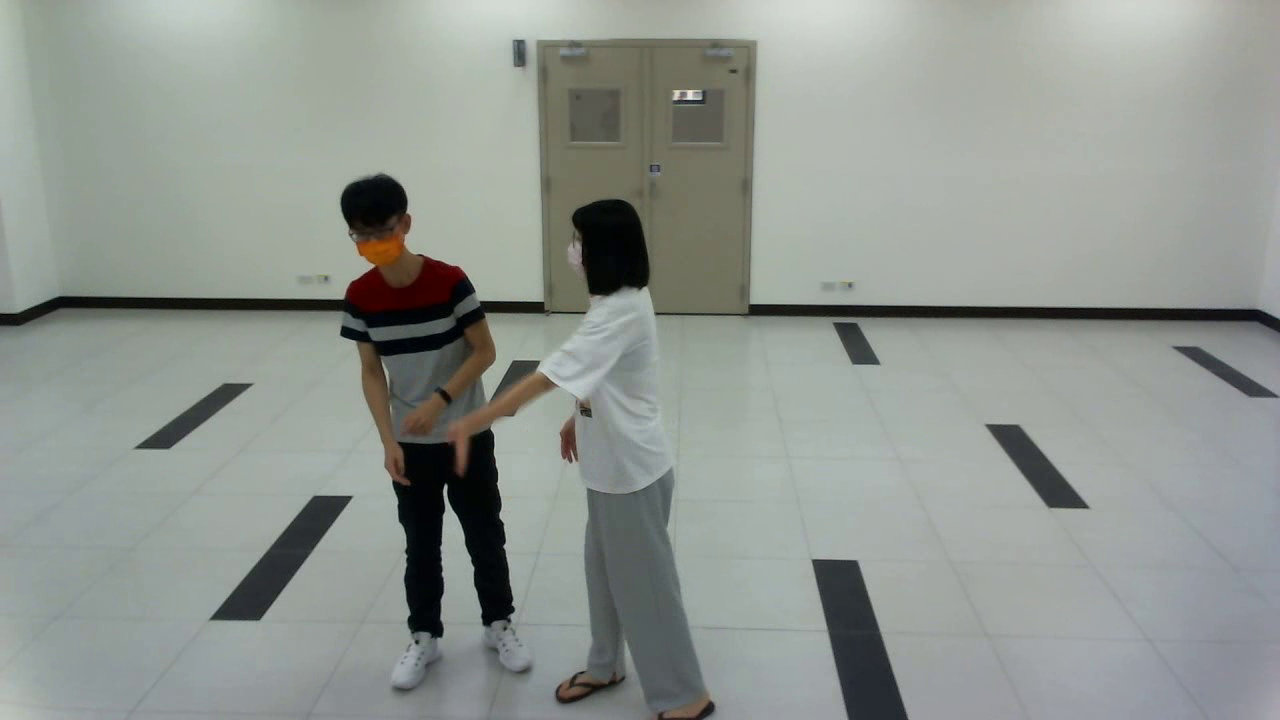
#> input picture frame 21 of Draw_pic/mp4/13.mp4, 1280 x 720 px, given in place of 5.mp4, which was not available
$ python check_frame.py
#> lines starting #> are read from the running program, lines starting #| are printed output that depends on the picture; after the words box and inside, x2 and y2 are one past the last pixel; in counts of white or black regions, pixels touching at a corner belong together
import cv2
import os


action = "shake"
filename = "5"

# 上一層資料夾
previous_folder = os.path.abspath(os.path.dirname(os.getcwd()))

# 原始影片
folder = previous_folder + "/Violence_data/video_daily/" + action + "/"

path = folder + filename + ".mp4"


current_frame = 0
cap = cv2.VideoCapture(path)
while True:
    ret, frame = cap.read()
#> frame is the input picture: shape (720, 1280, 3); mean B, G, R 143.8, 149.5, 143.7
    if ret == True:
        current_frame += 1

        cv2.putText(
            frame,
            "Frame: {}".format(current_frame),
            (40, 120),
            cv2.FONT_HERSHEY_COMPLEX,
            1,
            (0, 0, 255),
        )
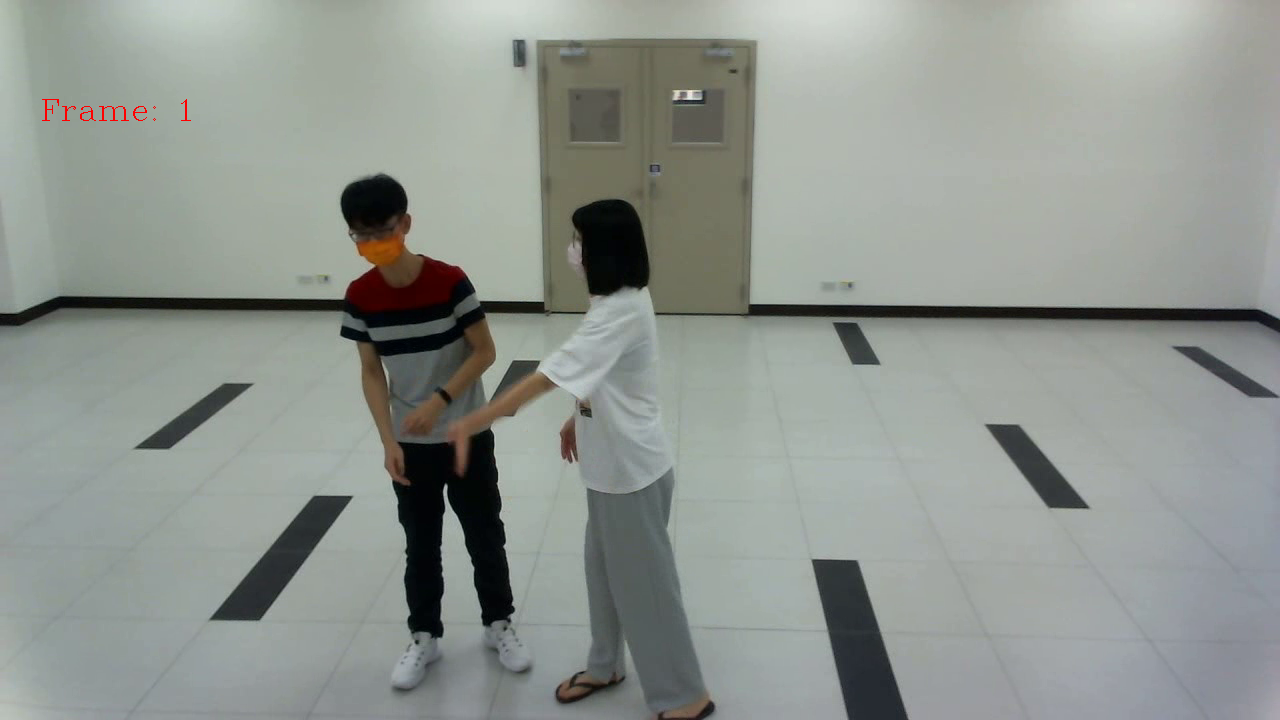
#> frame: shape (720, 1280, 3); 0.05% of pixels changed, all inside (x1, y1, x2, y2) = (42, 99, 191, 121)

        cv2.imshow(path, frame)

        key = cv2.waitKey(0)
#> (key q is pressed here)

        if key == ord("q"):
            break
    else:
        break

cap.release()
cv2.destroyAllWindows()

$ run again, starting later in the video
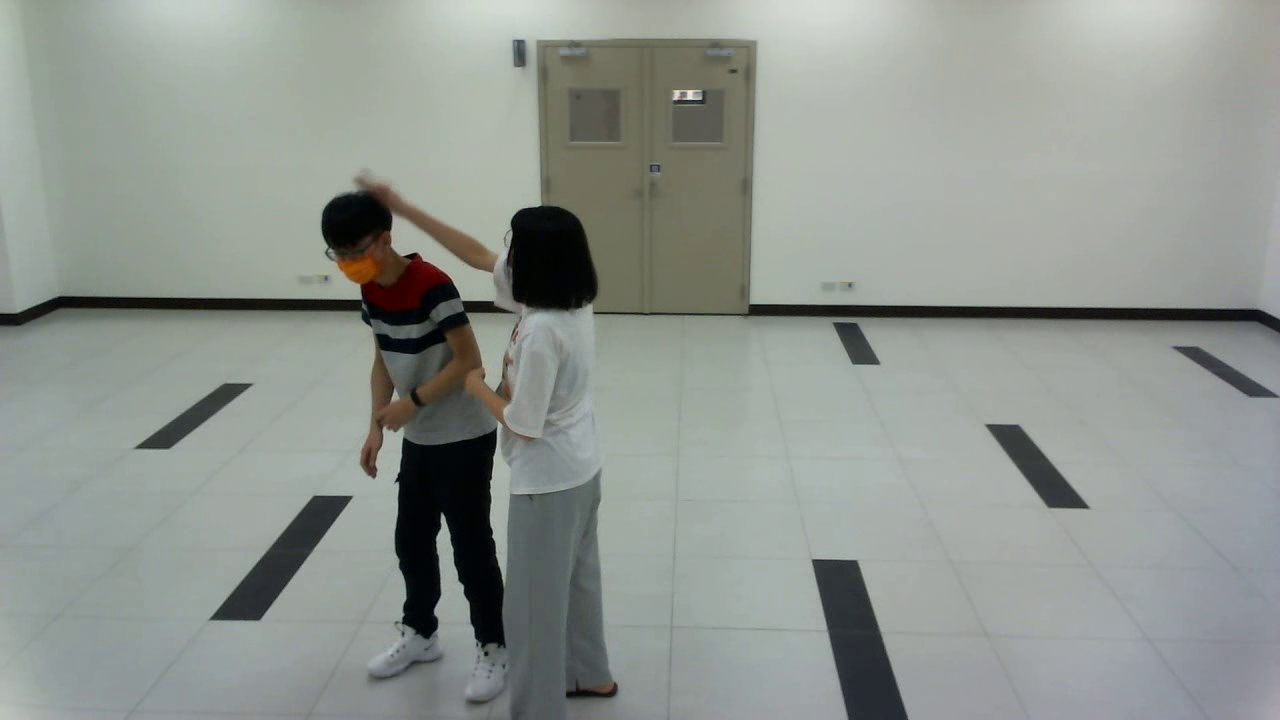
#> input picture frame 95 of Draw_pic/mp4/13.mp4, 1280 x 720 px, given in place of 5.mp4, which was not available
#> frame is the input picture: shape (720, 1280, 3); mean B, G, R 143.1, 148.8, 143
#> `cv2.putText( frame, "Frame: {}".format(current_frame), (40, 120), cv2...`:
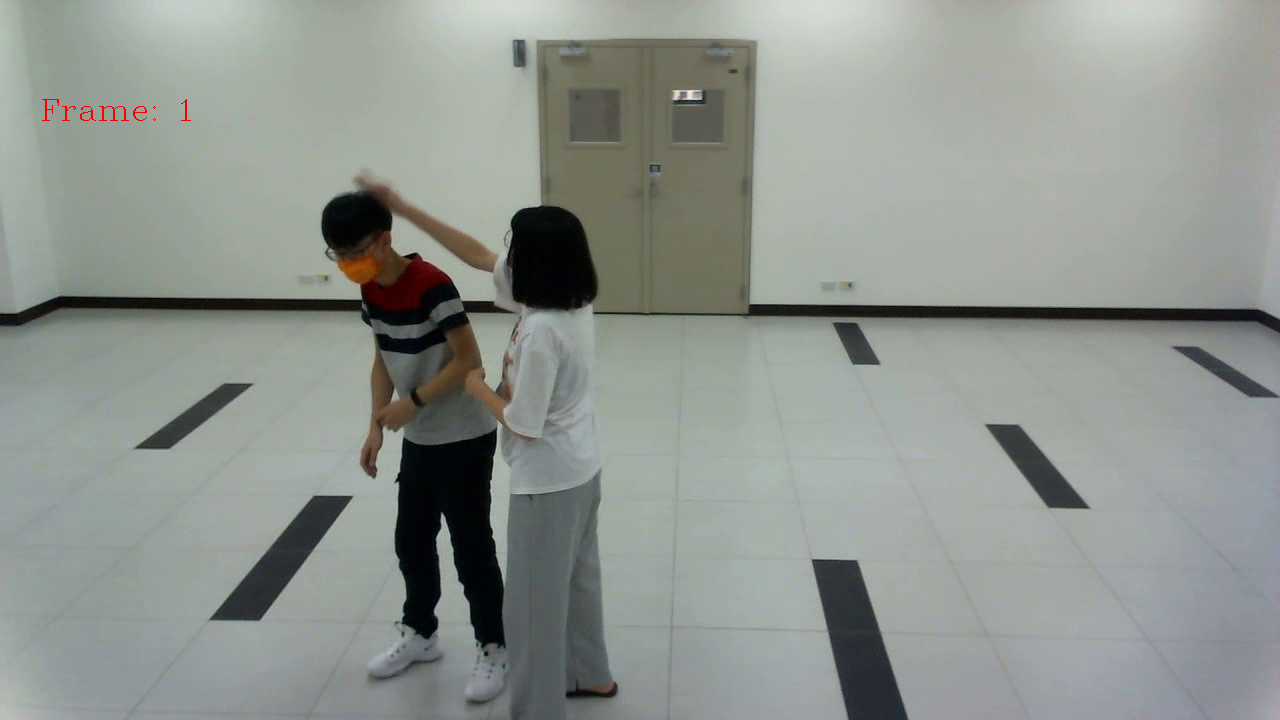
#> frame: shape (720, 1280, 3); 0.05% of pixels changed, all inside (x1, y1, x2, y2) = (42, 99, 191, 121)

$ run again, starting later in the video
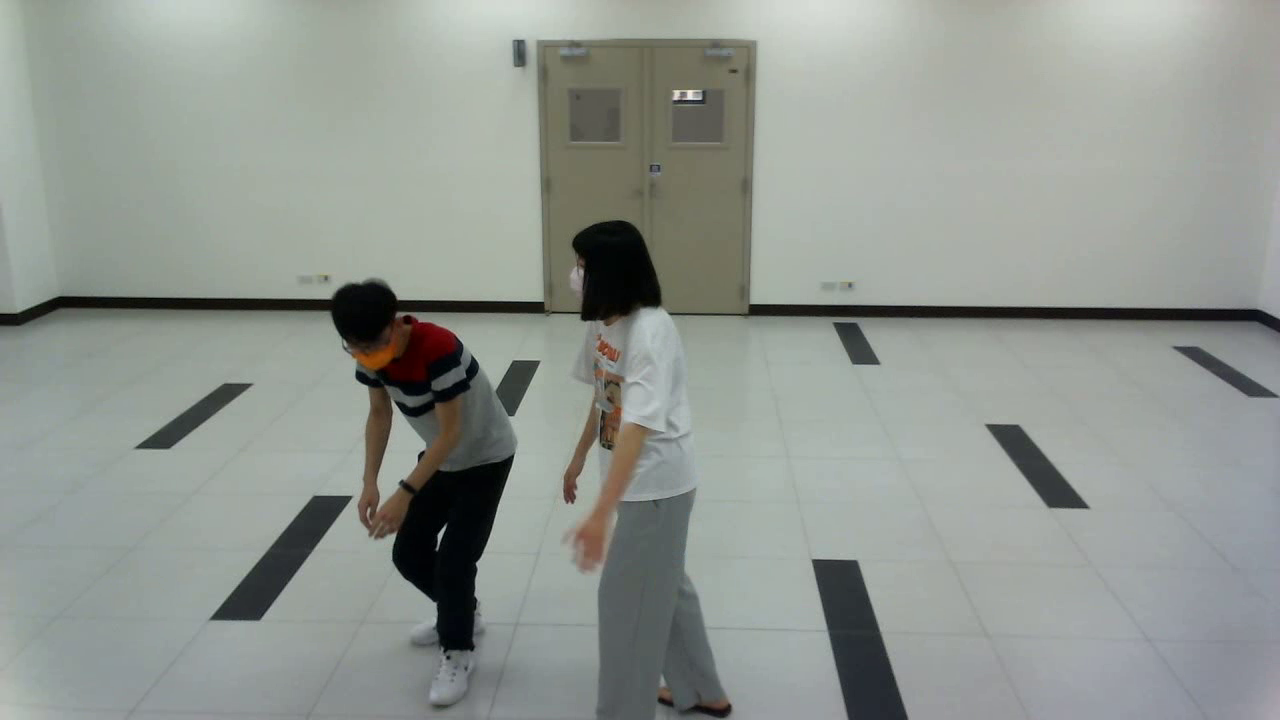
#> input picture frame 170 of Draw_pic/mp4/13.mp4, 1280 x 720 px, given in place of 5.mp4, which was not available
#> frame is the input picture: shape (720, 1280, 3); mean B, G, R 144.2, 149.9, 144.2
#> `cv2.putText( frame, "Frame: {}".format(current_frame), (40, 120), cv2...`:
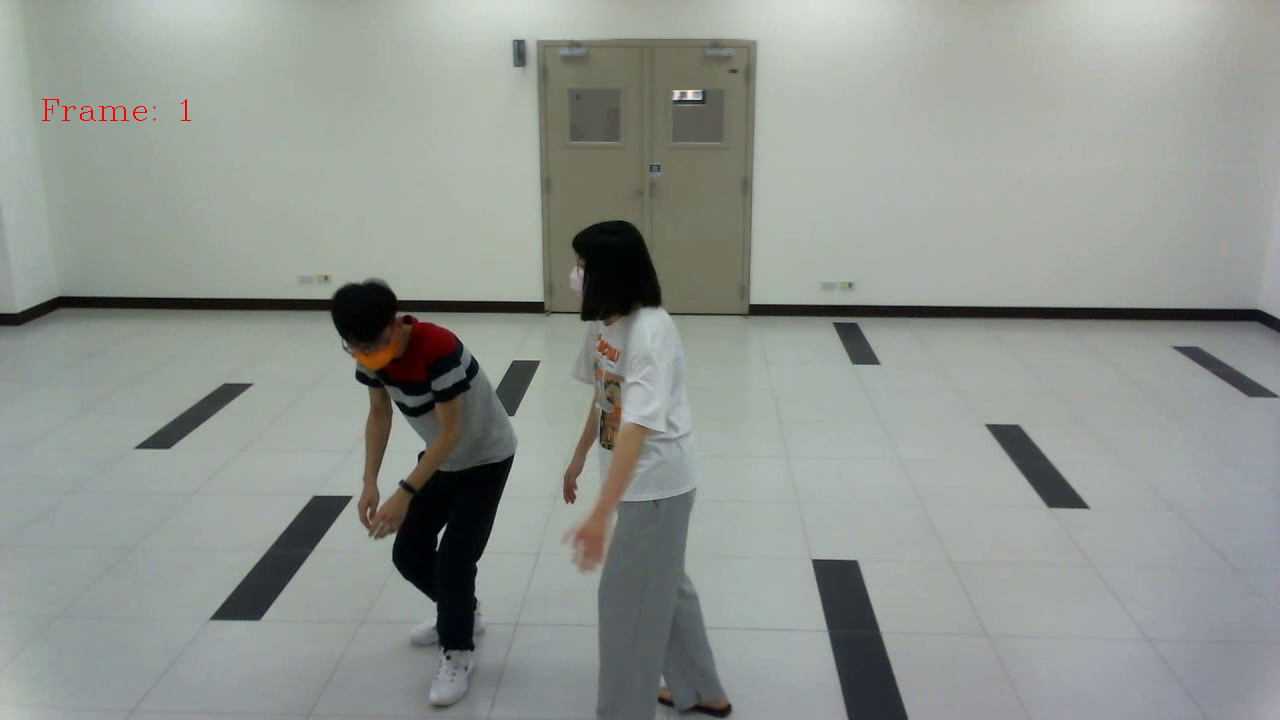
#> frame: shape (720, 1280, 3); 0.05% of pixels changed, all inside (x1, y1, x2, y2) = (42, 99, 191, 121)
